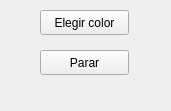
<?xml version="1.0" encoding="UTF-8"?>
<ui version="4.0">
 <class>WidgetBola</class>
 <widget class="QWidget" name="WidgetBola">
  <property name="geometry">
   <rect>
    <x>0</x>
    <y>0</y>
    <width>171</width>
    <height>111</height>
   </rect>
  </property>
  <property name="windowTitle">
   <string>Form</string>
  </property>
  <widget class="QPushButton" name="botonColor">
   <property name="geometry">
    <rect>
     <x>40</x>
     <y>10</y>
     <width>89</width>
     <height>25</height>
    </rect>
   </property>
   <property name="text">
    <string>Elegir color</string>
   </property>
  </widget>
  <widget class="QPushButton" name="botonParar">
   <property name="geometry">
    <rect>
     <x>40</x>
     <y>50</y>
     <width>89</width>
     <height>25</height>
    </rect>
   </property>
   <property name="text">
    <string>Parar</string>
   </property>
  </widget>
 </widget>
 <resources/>
 <connections/>
</ui>
